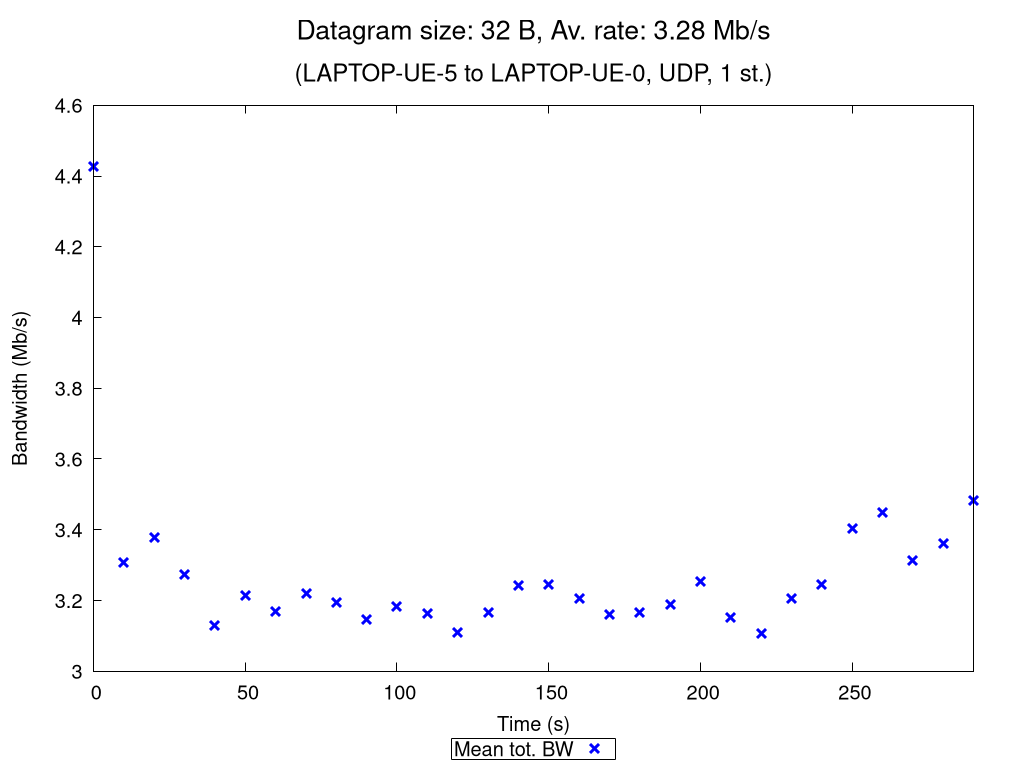

gnuplot code for this plot:
set terminal pngcairo nocrop enhanced size 1024,768 font "Verdana,15"
set output "UDP_1_st_2020_10_12_15-57-04_two2one_00032B.png"

set title "{/=20 Datagram size: 32 B, Av. rate: 3.28 Mb/s}\n\n{/=18 (LAPTOP-UE-5 to LAPTOP-UE-0, UDP, 1 st.)}"

set xlabel "Time (s)"
set ylabel "Bandwidth (Mb/s)"
set ytics nomirror
set key bmargin center horizontal box samplen 1 width -1
set bmargin 4.6
set rmargin 4.5

rf = 1000000.0  # rate factor
set style fill transparent solid 0.2 noborder
set autoscale xfix
plot "UDP_1_st_2020_10_12_15-57-04_two2one_00032B_iperf_processed.dat" using 1:($2/rf-$3/rf):($2/rf+$3/rf) with filledcurves lc rgb "blue" notitle, \
     "" using 1:($2/rf) with points pt 2 ps 1.5 lw 3 lc rgb "blue" title "Mean tot. BW", \
